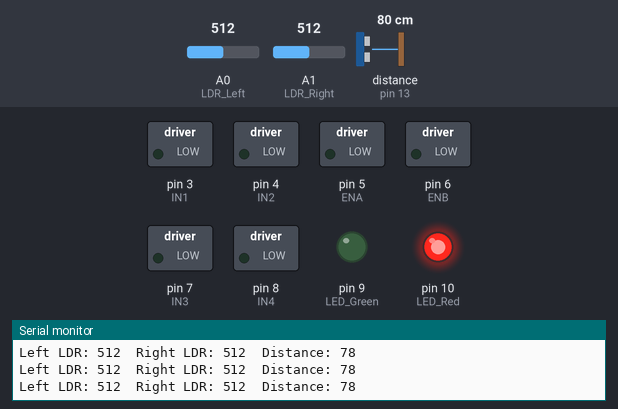
A sketch run on a simulated Arduino Uno, built with avr-gcc and run on an emulated ATmega328P. On the bench: switched loads named in the sketch (green lamp = pin HIGH), output pins drawn as LEDs (lit = HIGH), the last lines printed to the serial monitor. Wiring (inferred from the names in the program): ultrasonic range finder: trigger pin 11; echo pin 13. Dashed ring = blinking. The inputs (shaded band) are chosen by the test bench; at power-on: distance to the obstacle (sensor on pin 13) 80 cm, A0 (LDR_Left) = 512, A1 (LDR_Right) = 512. The echo pulse lasts 58.3 µs per cm; pins used as bus, display or sensor lines are not drawn.

Above: at 1.2 s.
1.3 s: distance to the obstacle (sensor on pin 13) set to 96 cm
4.3 s: distance to the obstacle (sensor on pin 13) set to 106 cm
At 5.5 s:
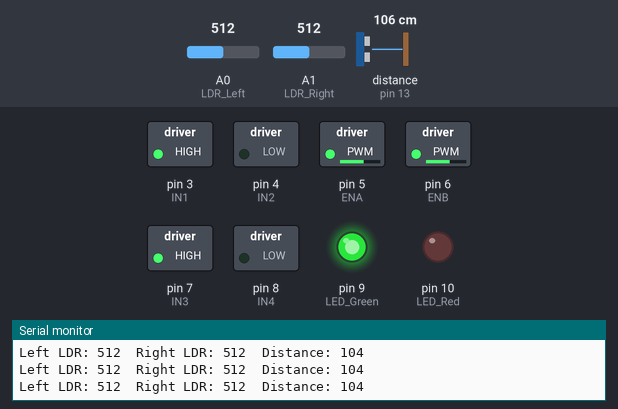
5.8 s: A0 (LDR_Left) set to 489
At 6.12 s:
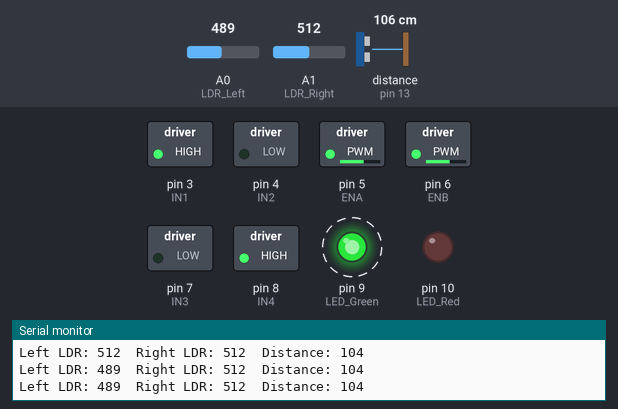
8.8 s: A1 (LDR_Right) set to 491
At 10.1 s:
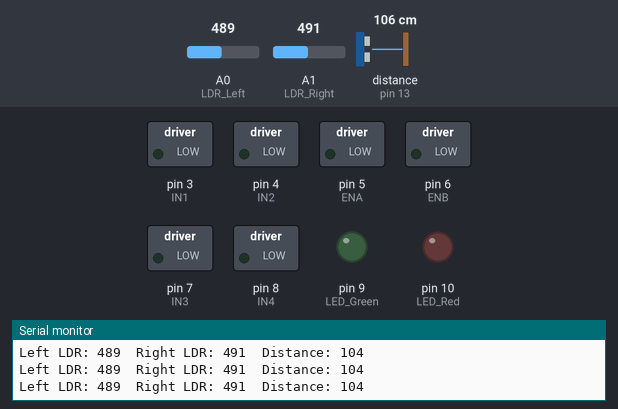
10.4 s: A0 (LDR_Left) set to 510
At 10.75 s:
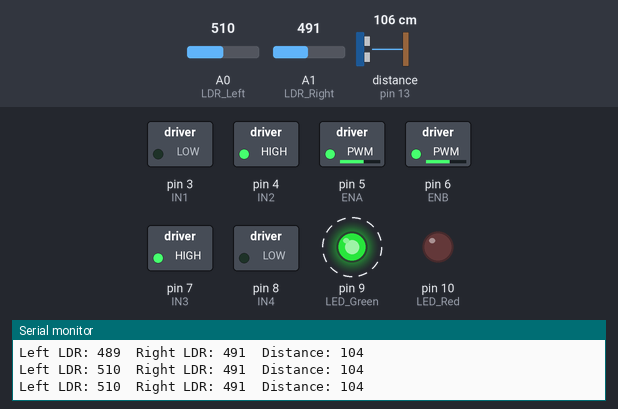
13.4 s: A0 (LDR_Left) set to 0
At 13.55 s:
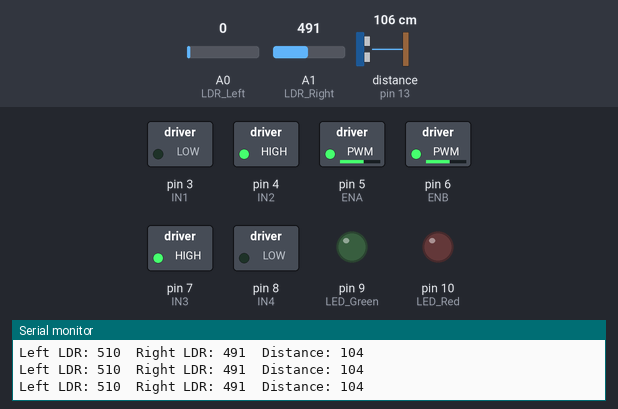
Timing chart, 0 to 16.1 s (numbered marks = the images above; inputs shaded):
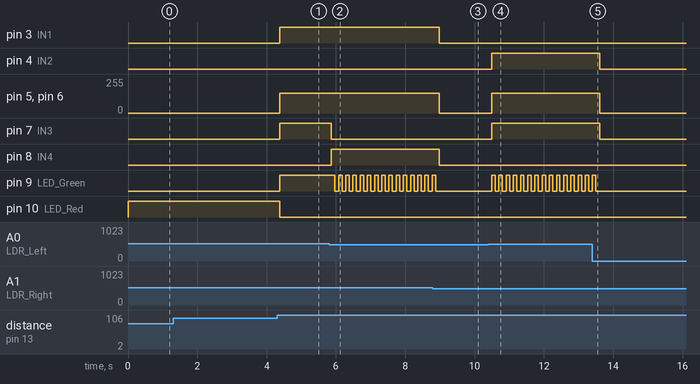

Measured:
- the behaviour switches between 101 and 102 cm on distance to the obstacle (sensor on pin 13) (found by bisection; images 0 and 1)
- the behaviour switches between 501 and 500 on A0 (LDR_Left) (found by bisection; images 1 and 2)
- the behaviour switches between 501 and 500 on A1 (LDR_Right) (found by bisection; images 2 and 3)
- after the input at 4.3 s, pin 3 (IN1), pin 7 (IN3), pin 9 (LED_Green): LOW → HIGH after 0.09 s; pin 5 (ENA), pin 6 (ENB): 0/255 → 150/255 after 0.09 s; pin 10 (LED_Red): HIGH → LOW after 0.09 s
- after the input at 5.8 s, pin 7 (IN3): HIGH → LOW after 0.07 s; pin 8 (IN4): LOW → HIGH after 0.07 s; pin 9 (LED_Green): alternates HIGH for 0.10 s and LOW for 0.11 s, starting after 0.17 s
- after the input at 8.8 s, pin 3 (IN1), pin 8 (IN4): HIGH → LOW after 0.18 s; pin 5 (ENA), pin 6 (ENB): 150/255 → 0/255 after 0.18 s; pin 9 (LED_Green): goes on until 8.9 s, then stays LOW
- after the input at 10.4 s, pin 4 (IN2), pin 7 (IN3): LOW → HIGH after 0.09 s; pin 5 (ENA), pin 6 (ENB): 0/255 → 150/255 after 0.09 s; pin 9 (LED_Green): alternates HIGH for 0.10 s and LOW for 0.11 s, starting after 0.09 s
- after the input at 13.4 s, pin 4 (IN2), pin 7 (IN3): HIGH → LOW after 0.21 s; pin 5 (ENA), pin 6 (ENB): 150/255 → 0/255 after 0.21 s; pin 9 (LED_Green): goes on until 13.5 s, then stays LOW

The sketch:

sketch_sep1a.ino
```cpp
// Motor pins
int ENA = 5;
int IN1 = 3;
int IN2 = 4;

int ENB = 6;
int IN3 = 7;
int IN4 = 8;

// Sensors
int LDR_Left = A0;
int LDR_Right = A1;

// LEDs
int LED_Green = 9;  // Idle / line-following
int LED_Red   = 10; // Obstacle detected

// Ultrasonic sensor pins
int TRIG_PIN = 11;
int ECHO_PIN = 13;

void setup() {
  pinMode(IN1, OUTPUT);
  pinMode(IN2, OUTPUT);
  pinMode(IN3, OUTPUT);
  pinMode(IN4, OUTPUT);
  pinMode(ENA, OUTPUT);
  pinMode(ENB, OUTPUT);

  pinMode(LED_Green, OUTPUT);
  pinMode(LED_Red, OUTPUT);

  pinMode(TRIG_PIN, OUTPUT);
  pinMode(ECHO_PIN, INPUT);

  Serial.begin(9600);
}

long getDistance() {
  digitalWrite(TRIG_PIN, LOW);
  delayMicroseconds(2);
  digitalWrite(TRIG_PIN, HIGH);
  delayMicroseconds(10);
  digitalWrite(TRIG_PIN, LOW);

  long duration = pulseIn(ECHO_PIN, HIGH);
  long distance = duration * 0.034 / 2; // in cm
  return distance;
}

void loop() {
  int leftValue = analogRead(LDR_Left);
  int rightValue = analogRead(LDR_Right);
  long distance = getDistance();

  Serial.print("Left LDR: "); Serial.print(leftValue);
  Serial.print("  Right LDR: "); Serial.print(rightValue);
  Serial.print("  Distance: "); Serial.println(distance);

  // 🚧 Obstacle detection
  if (distance < 100 && distance > 0) {
    stopMotors();
    digitalWrite(LED_Green, LOW);
    digitalWrite(LED_Red, HIGH);  // Obstacle → RED ON
    return;
  }

  // ✅ Line following logic
  digitalWrite(LED_Red, LOW);

  if (leftValue > 500 && rightValue > 500) { // both dark → forward
    moveForward();
    digitalWrite(LED_Green, HIGH); // show ACTIVE
  }
  else if (leftValue > 500) { // left dark
    turnLeft();
    blinkGreen();
  }
  else if (rightValue > 500) { // right dark
    turnRight();
    blinkGreen();
  }
  else { // lost track
    stopMotors();
    digitalWrite(LED_Green, LOW);
  }
}

// ---- Motor functions ----
void moveForward() {
  digitalWrite(IN1, HIGH);
  digitalWrite(IN2, LOW);
  digitalWrite(IN3, HIGH);
  digitalWrite(IN4, LOW);
  analogWrite(ENA, 150);
  analogWrite(ENB, 150);
}

void turnLeft() {
  digitalWrite(IN1, LOW);
  digitalWrite(IN2, HIGH);
  digitalWrite(IN3, HIGH);
  digitalWrite(IN4, LOW);
  analogWrite(ENA, 150);
  analogWrite(ENB, 150);
}

void turnRight() {
  digitalWrite(IN1, HIGH);
  digitalWrite(IN2, LOW);
  digitalWrite(IN3, LOW);
  digitalWrite(IN4, HIGH);
  analogWrite(ENA, 150);
  analogWrite(ENB, 150);
}

void stopMotors() {
  digitalWrite(IN1, LOW);
  digitalWrite(IN2, LOW);
  digitalWrite(IN3, LOW);
  digitalWrite(IN4, LOW);
  analogWrite(ENA, 0);
  analogWrite(ENB, 0);
}

// ---- LED blink for turns ----
void blinkGreen() {
  digitalWrite(LED_Green, HIGH);
  delay(100);
  digitalWrite(LED_Green, LOW);
  delay(100);
}
```
